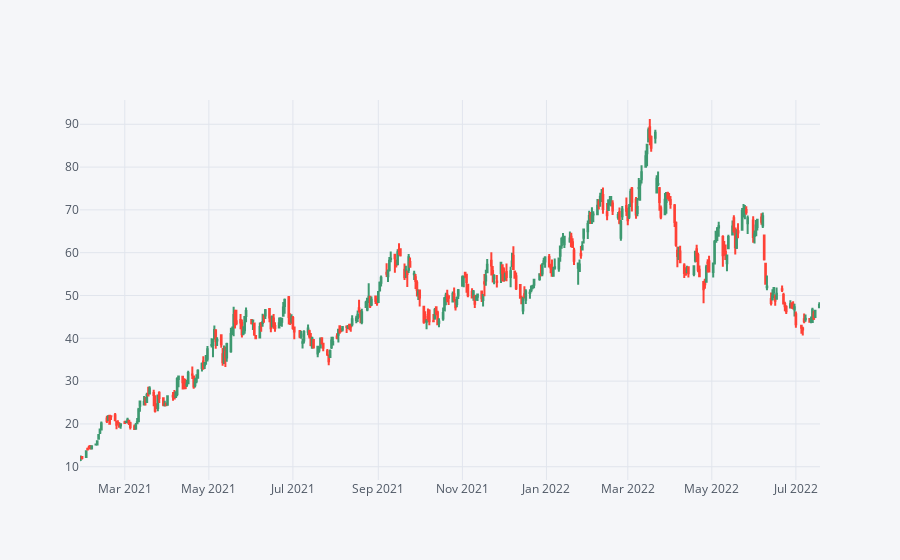

Notebook code for this chart:
### Code cell
ZIM[['Open', 'High', 'Low', 'Close']].loc['2021-01-01':'2022-07-19'].iplot(kind='candle')

### Figure 1 — Plotly figure (JSON) as saved in the notebook; plotly's stock layout.template omitted (floating-point values rounded to 4 significant figures; data arrays with more than 128 entries replaced by an {"elided": "..."} marker saying what was removed)
{"data": [{"close": {"elided": "370 float values"}, "high": {"elided": "370 float values"}, "low": {"elided": "370 float values"}, "open": {"elided": "370 float values"}, "showlegend": false, "type": "candlestick", "x": {"elided": "370 str values"}, "yaxis": "y2"}], "layout": {"legend": {"bgcolor": "#F5F6F9", "font": {"color": "#4D5663"}}, "paper_bgcolor": "#F5F6F9", "plot_bgcolor": "#F5F6F9", "title": {"font": {"color": "#4D5663"}}, "xaxis": {"gridcolor": "#E1E5ED", "rangeslider": {"visible": false}, "showgrid": true, "tickfont": {"color": "#4D5663"}, "title": {"font": {"color": "#4D5663"}, "text": ""}, "zerolinecolor": "#E1E5ED"}, "yaxis": {"gridcolor": "#E1E5ED", "showgrid": true, "showticklabels": false, "tickfont": {"color": "#4D5663"}, "title": {"font": {"color": "#4D5663"}, "text": ""}, "zerolinecolor": "#E1E5ED"}, "yaxis2": {"gridcolor": "#E1E5ED", "showgrid": true, "tickfont": {"color": "#4D5663"}, "title": {"font": {"color": "#4D5663"}, "text": ""}, "zerolinecolor": "#E1E5ED"}}}
